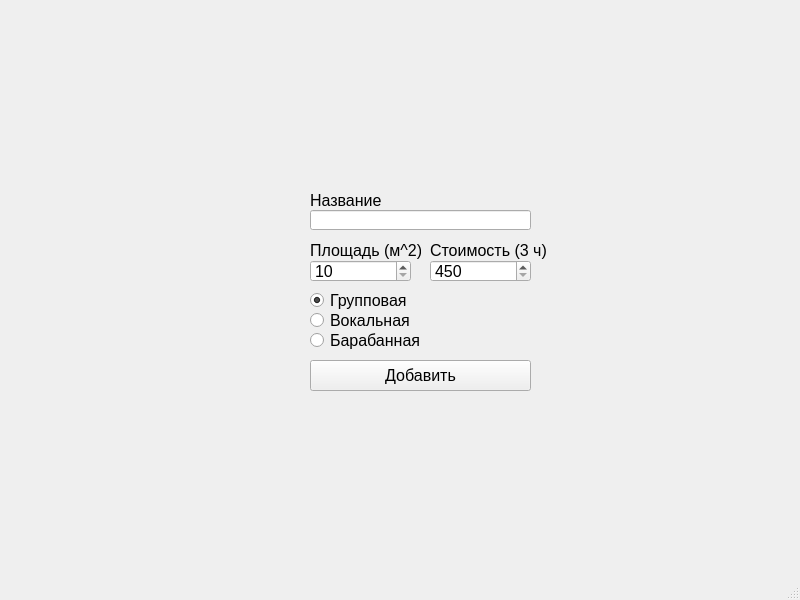
<?xml version="1.0" encoding="UTF-8"?>
<ui version="4.0">
 <class>MainWindow</class>
 <widget class="QMainWindow" name="MainWindow">
  <property name="geometry">
   <rect>
    <x>0</x>
    <y>0</y>
    <width>800</width>
    <height>600</height>
   </rect>
  </property>
  <property name="windowTitle">
   <string>MainWindow</string>
  </property>
  <widget class="QWidget" name="centralwidget">
   <widget class="QPushButton" name="add_button">
    <property name="geometry">
     <rect>
      <x>310</x>
      <y>360</y>
      <width>221</width>
      <height>31</height>
     </rect>
    </property>
    <property name="font">
     <font>
      <pointsize>12</pointsize>
     </font>
    </property>
    <property name="text">
     <string>Добавить</string>
    </property>
   </widget>
   <widget class="QLabel" name="label_2">
    <property name="geometry">
     <rect>
      <x>310</x>
      <y>240</y>
      <width>111</width>
      <height>20</height>
     </rect>
    </property>
    <property name="font">
     <font>
      <pointsize>12</pointsize>
     </font>
    </property>
    <property name="text">
     <string>Площадь (м^2)</string>
    </property>
   </widget>
   <widget class="QLabel" name="label_3">
    <property name="geometry">
     <rect>
      <x>310</x>
      <y>190</y>
      <width>81</width>
      <height>20</height>
     </rect>
    </property>
    <property name="font">
     <font>
      <pointsize>12</pointsize>
     </font>
    </property>
    <property name="text">
     <string>Название</string>
    </property>
   </widget>
   <widget class="QLineEdit" name="name_edit">
    <property name="geometry">
     <rect>
      <x>310</x>
      <y>210</y>
      <width>221</width>
      <height>20</height>
     </rect>
    </property>
   </widget>
   <widget class="QLabel" name="label_4">
    <property name="geometry">
     <rect>
      <x>430</x>
      <y>240</y>
      <width>151</width>
      <height>20</height>
     </rect>
    </property>
    <property name="font">
     <font>
      <pointsize>12</pointsize>
     </font>
    </property>
    <property name="text">
     <string>Стоимость (3 ч)</string>
    </property>
   </widget>
   <widget class="QSpinBox" name="area_spin">
    <property name="geometry">
     <rect>
      <x>310</x>
      <y>260</y>
      <width>101</width>
      <height>22</height>
     </rect>
    </property>
    <property name="font">
     <font>
      <pointsize>12</pointsize>
     </font>
    </property>
    <property name="minimum">
     <number>10</number>
    </property>
    <property name="maximum">
     <number>50</number>
    </property>
   </widget>
   <widget class="QSpinBox" name="cost_spin">
    <property name="geometry">
     <rect>
      <x>430</x>
      <y>260</y>
      <width>101</width>
      <height>22</height>
     </rect>
    </property>
    <property name="font">
     <font>
      <pointsize>12</pointsize>
     </font>
    </property>
    <property name="minimum">
     <number>450</number>
    </property>
    <property name="maximum">
     <number>2500</number>
    </property>
   </widget>
   <widget class="QRadioButton" name="band_radio">
    <property name="geometry">
     <rect>
      <x>310</x>
      <y>290</y>
      <width>111</width>
      <height>21</height>
     </rect>
    </property>
    <property name="font">
     <font>
      <pointsize>12</pointsize>
     </font>
    </property>
    <property name="text">
     <string>Групповая</string>
    </property>
    <property name="checked">
     <bool>true</bool>
    </property>
   </widget>
   <widget class="QRadioButton" name="vocal_radio">
    <property name="geometry">
     <rect>
      <x>310</x>
      <y>310</y>
      <width>111</width>
      <height>21</height>
     </rect>
    </property>
    <property name="font">
     <font>
      <pointsize>12</pointsize>
     </font>
    </property>
    <property name="text">
     <string>Вокальная</string>
    </property>
   </widget>
   <widget class="QRadioButton" name="drums_radio">
    <property name="geometry">
     <rect>
      <x>310</x>
      <y>330</y>
      <width>111</width>
      <height>21</height>
     </rect>
    </property>
    <property name="font">
     <font>
      <pointsize>12</pointsize>
     </font>
    </property>
    <property name="text">
     <string>Барабанная</string>
    </property>
   </widget>
  </widget>
  <widget class="QMenuBar" name="menubar">
   <property name="geometry">
    <rect>
     <x>0</x>
     <y>0</y>
     <width>800</width>
     <height>18</height>
    </rect>
   </property>
  </widget>
  <widget class="QStatusBar" name="statusbar"/>
 </widget>
 <resources/>
 <connections/>
</ui>
